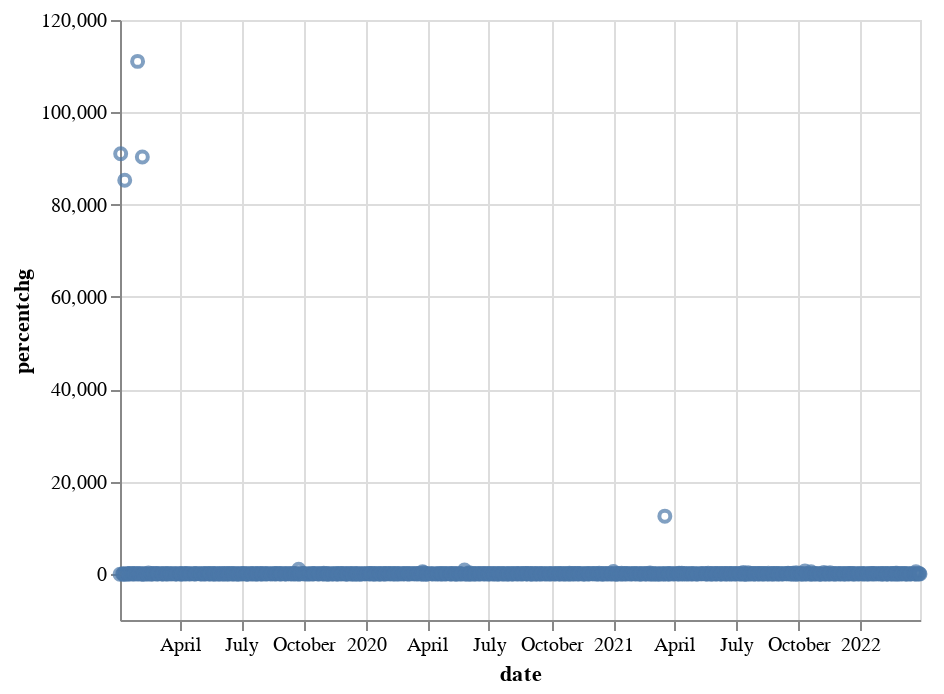

Notebook code for this chart:
### Code cell
altdata_volpercentchg = boolean_shock(10, bse_data, 'volume')
altdata_volpercentchg.reset_index(inplace=True)
altdata_volpercentchg.rename(columns={list(altdata_volpercentchg)[0]:'date'}, inplace=True)

alt.Chart(altdata_volpercentchg).mark_point().encode(
    x='date',
    y='percentchg'
)

### Figure 1 — Vega-Lite specification as saved in the notebook (floating-point values rounded to 4 significant figures; data arrays with more than 128 entries replaced by an {"elided": "..."} marker saying what was removed)
{"config": {"view": {"continuousWidth": 400, "continuousHeight": 300}}, "data": {"name": "data-d1176bb8c5d84cfae40aed1d06944f0b"}, "mark": "point", "encoding": {"x": {"field": "date", "type": "temporal"}, "y": {"field": "percentchg", "type": "quantitative"}}, "$schema": "https://vega.github.io/schema/vega-lite/v4.17.0.json", "datasets": {"data-d1176bb8c5d84cfae40aed1d06944f0b": {"elided": "796 records"}}}
